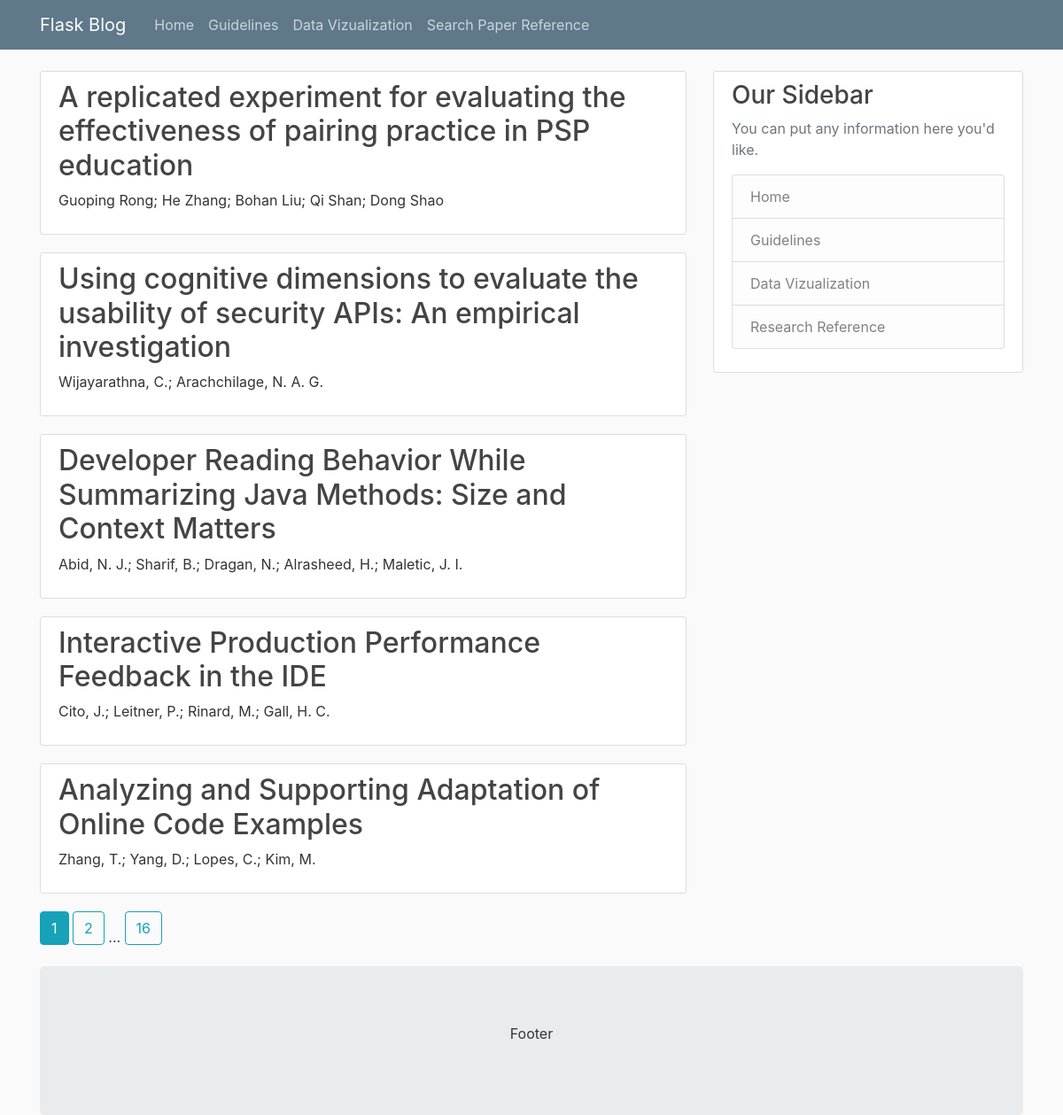
Before: /search with the older database file.
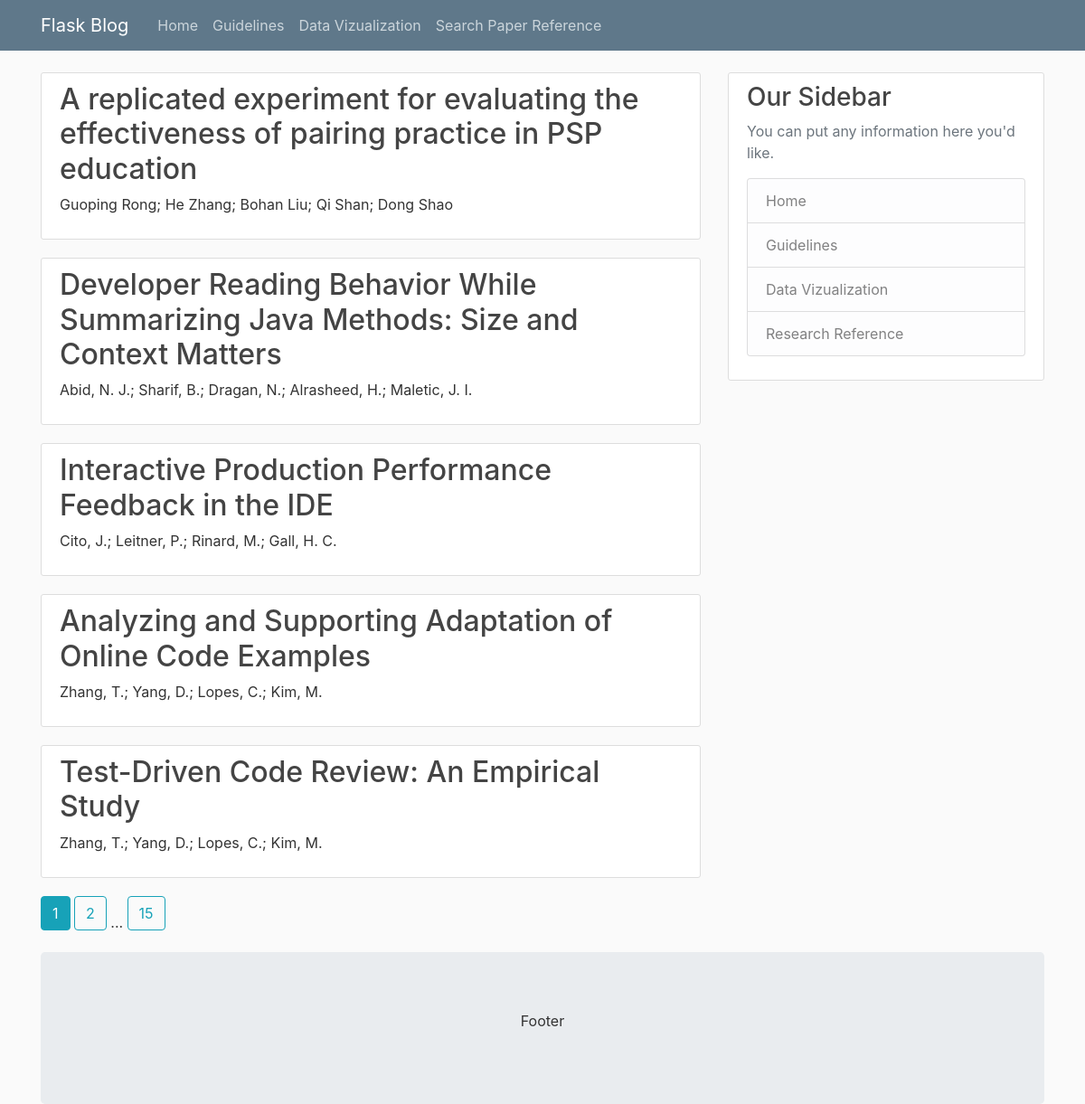
After: the same page with the newer database file.
### flaskblog/models.py (models this page shows)
class Publication(db.Model):
    pub_id = db.Column(db.Integer, primary_key=True)
    title = db.Column(db.String(200), nullable=False)
    year = db.Column(db.Integer, nullable=False)
    venue = db.Column(db.String(20), nullable=False)
    authors = db.Column(db.String(200), nullable=False)
    experiments = db.relationship("Experiment", backref="exp_pub", lazy=True)

### flaskblog/finder/routes.py (the view)
@finder.route("/search")
def search():
    page = request.args.get('page', 1, type=int)
    pubs = Publication.query.order_by(
        Publication.year.desc()).paginate(page=page, per_page=5)
    return render_template('research.html', pubs=pubs)

### flaskblog/templates/research.html
{% extends "layout.html" %}
{% block content %}
    {% for post in pubs.items %}
        <article class="media content-section">
          <div class="media-body">
            <h2><a class="article-title" href="{{ url_for('finder.details', pub_id=post.pub_id) }}">{{ post.title }}</a></h2>
            <p class="article-content">{{ post.authors }}</p>
          </div>
        </article>
    {% endfor %}
    {% for page_num in pubs.iter_pages(left_edge=1, right_edge=1, left_current=1, right_current=2) %}
      {% if page_num %}
        {% if pubs.page == page_num %}
          <a class="btn btn-info mb-4" href="{{ url_for('finder.search', page=page_num) }}">{{ page_num }}</a>
        {% else %}
          <a class="btn btn-outline-info mb-4" href="{{ url_for('finder.search', page=page_num) }}">{{ page_num }}</a>
        {% endif %}
      {% else %}
        ...
      {% endif %}
    {% endfor %}
{% endblock content %}

Changed rows visible on the page:
no longer on this page (row edited): Publication: title "Using cognitive dimensions to evaluate the usability of security APIs: An empirical investigation", authors "Wijayarathna, C.; Arachchilage, N. A. G."
now on this page (row edited): Publication: title "Test-Driven Code Review: An Empirical Study", authors "Zhang, T.; Yang, D.; Lopes, C.; Kim, M."
Other visible differences:
new list line: "15"
list line gone: "16"
